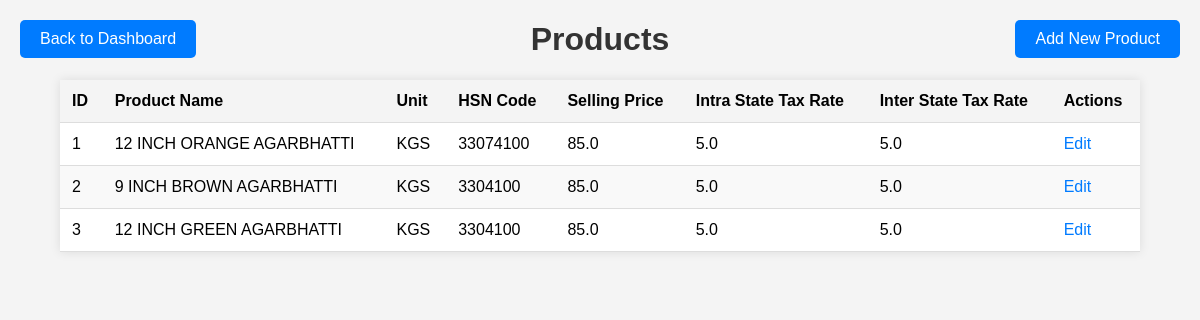
/products, run on an earlier commit of the app's database.
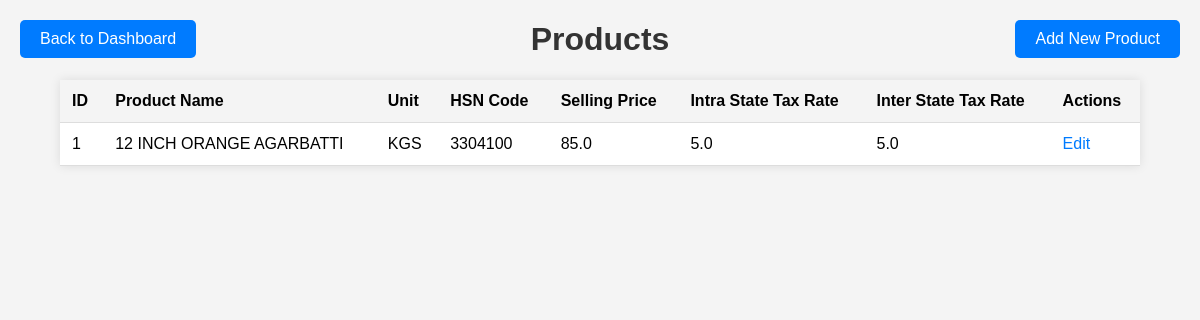
And on a later commit of the database.
### tables this page shows
CREATE TABLE products (
            id INTEGER PRIMARY KEY AUTOINCREMENT,
            name TEXT NOT NULL,
            unit TEXT,
            hsn_code TEXT,
            selling_price REAL NOT NULL,
            intra_state_tax_rate REAL,
            inter_state_tax_rate REAL
        );

### app.py (the view)
@app.route('/products')
def products():
    conn = sqlite3.connect('km.db')
    cursor = conn.cursor()
    cursor.execute('SELECT * FROM products')
    products = cursor.fetchall()
    conn.close()
    return render_template('products.html', products=products)

### templates/products.html (shortened to what this page needs)
<!DOCTYPE html>
<html lang="en">
<head>
    <link rel="stylesheet" href="{{ url_for('static', filename='css/products.css') }}">
</head>
<body>
    <h1>Products</h1>
    <a href="{{ url_for('add_product') }}" class="button">Add New Product</a>
    <table>
        <thead>
            <tr>
                <th>ID</th>
                <th>Product Name</th>
                <th>Unit</th>
                <th>HSN Code</th>
                <th>Selling Price</th>
                <th>Intra State Tax Rate</th>
                <th>Inter State Tax Rate</th>
                <th>Actions</th>
            </tr>
        </thead>
        <tbody>
            {% for product in products %}
                <tr>
                    <td>{{ product[0] }}</td>
                    <td>{{ product[1] }}</td>
                    <td>{{ product[2] }}</td>
                    <td>{{ product[3] }}</td>
                    <td>{{ product[4] }}</td>
                    <td>{{ product[5] }}</td>
                    <td>{{ product[6] }}</td>
                    <td>
                        <a href="{{ url_for('edit_product', id=product[0]) }}">Edit</a>
                    </td>
                </tr>
            {% endfor %}
        </tbody>
    </table>
    <a href="{{ url_for('dashboard') }}" class="button1">Back to Dashboard</a>
</body>
</html>

### static/css/products.css (style rules this page uses)
body { font-family: Arial, sans-serif; margin: 0; padding: 0; background-color: #f4f4f4; }
h1 { text-align: center; color: #333; }
table { width: 90%; margin: 20px auto; border-collapse: collapse; background: #fff; box-shadow: 0 0 10px rgba(0, 0, 0, 0.1); }
th, td { padding: 12px; text-align: left; border-bottom: 1px solid #ddd; }
th { background-color: #f4f4f4; }
a { color: #007bff; text-decoration: none; }
.button, .button1 { background-color: #007bff; color: #fff; border: none; padding: 10px 20px; font-size: 16px; cursor: pointer; border-radius: 5px; text-align: center; display: inline-block; margin: 10px; }
.button { position: fixed; top: 10px; right: 10px; }
.button1 { position: fixed; top: 10px; left: 10px; }

What changed in the data, as far as the page shows it:
removed products: id "2", name "9 INCH BROWN AGARBHATTI", unit "KGS", hsn_code "3304100", selling_price "85.0", intra_state_tax_rate "5.0", inter_state_tax_rate "5.0"
removed products: id "3", name "12 INCH GREEN AGARBHATTI", unit "KGS", hsn_code "3304100", selling_price "85.0", intra_state_tax_rate "5.0", inter_state_tax_rate "5.0"
changed products "KGS": name "12 INCH ORANGE AGARBHATTI" → "12 INCH ORANGE AGARBATTI"; hsn_code "33074100" → "3304100"
